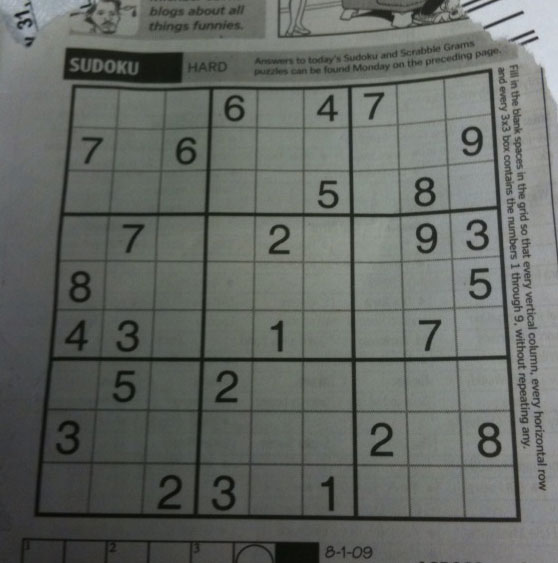
#> input picture data/sudoku.jpg, 558 x 563 px
$ jupyter execute --allow-errors OpencvC7.ipynb
#> lines starting #> are read from the running program, lines starting #| are printed output that depends on the picture; after the words box and inside, x2 and y2 are one past the last pixel; in counts of white or black regions, pixels touching at a corner belong together
[cell 1]
import sys
import numpy as np
import cv2
import random
import math

[cell 2]
src = cv2.imread('data/sudoku.jpg', cv2.IMREAD_GRAYSCALE)
#> src: shape (563, 558); min 7, max 218, mean 102.4

if src is None:
    print('Image load failed!')
    sys.exit()


def on_trackbar(pos):
    bsize = pos
    if bsize % 2 == 0:
        bsize = bsize - 1
    if bsize < 3:
        bsize = 3

    dst = cv2.adaptiveThreshold(src, 255, cv2.ADAPTIVE_THRESH_GAUSSIAN_C,
                                cv2.THRESH_BINARY, bsize, 5)

    cv2.imshow('dst', dst)


cv2.imshow('src', src)
cv2.namedWindow('dst')
cv2.createTrackbar('Block Size', 'dst', 0, 200, on_trackbar)
cv2.setTrackbarPos('Block Size', 'dst', 11)

cv2.waitKey()
cv2.destroyAllWindows()

[cell 3]
src = cv2.imread('data/contours.bmp', cv2.IMREAD_GRAYSCALE)
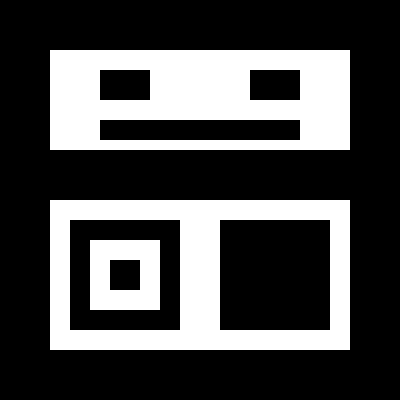
#> input picture data/contours.bmp, 400 x 400 px
#> src: shape (400, 400); 29.9% white; 3 white regions

if src is None:
    print('Image load failed!')
    sys.exit()

contours, hier = cv2.findContours(src, cv2.RETR_CCOMP, cv2.CHAIN_APPROX_NONE)
#> contours = 9 contours; largest, box (x1, y1, x2, y2) and area: (50, 200, 350, 350) 44551, (50, 50, 350, 150) 29601, (219, 219, 331, 331) 12319, (69, 219, 181, 331) 12319, (90, 240, 160, 310) 4761

dst = cv2.cvtColor(src, cv2.COLOR_GRAY2BGR)
#> dst is the input picture: shape (400, 400, 3); 29.9% white; 3 white regions, box (x1, y1, x2, y2) and area: (50, 50, 350, 150) 23000, (50, 200, 350, 350) 20800, (90, 240, 160, 310) 4000

idx = 0
while idx >= 0:
    c = (random.randint(0, 255), random.randint(0, 255), random.randint(0, 255))
    cv2.drawContours(dst, contours, idx, c, 2, cv2.LINE_8, hier)
    idx = hier[0, idx, 0]
#> this loop made 3 passes
#> idx on passes 1 to 3: 2, 5, -1
#> dst: shape (400, 400, 3); 7.01% of pixels changed, all inside (x1, y1, x2, y2) = (49, 49, 351, 351)

cv2.imshow('src', src)
cv2.imshow('dst', dst)
cv2.waitKey()
cv2.destroyAllWindows()

[cell 4]
src = cv2.imread('data/milkdrop.bmp', cv2.IMREAD_GRAYSCALE)
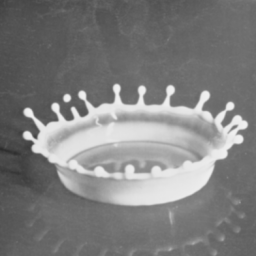
#> input picture data/milkdrop.bmp, 256 x 256 px
#> src is the input picture: shape (256, 256); min 44, max 240, mean 126.1

if src is None:
    print('Image load failed!')
    sys.exit()

_, src_bin = cv2.threshold(src, 0, 255, cv2.THRESH_OTSU)
#> src_bin: shape (256, 256); 23.4% white; 6 white regions (3 under 20 px)

contours, _ = cv2.findContours(src_bin, cv2.RETR_LIST, cv2.CHAIN_APPROX_NONE)
#> contours = 23 contours, 13 with area under 20; largest, box (x1, y1, x2, y2) and area: (23, 84, 248, 206) 15906, (138, 116, 219, 142) 584, (118, 159, 166, 174) 313, (82, 162, 117, 174) 184, (87, 155, 105, 165) 80

h, w = src.shape[:2]
#> h = 256; w = 256
dst = np.zeros((h, w, 3), np.uint8)

for i in range(len(contours)):
    c = (random.randint(0, 255), random.randint(0, 255), random.randint(0, 255))
    cv2.drawContours(dst, contours, i, c, 1, cv2.LINE_AA)
#> this loop made 23 passes
#> c on passes 1 to 12: (111, 71, 144), (71, 48, 128), (75, 158, 50), (37, 169, 241), (51, 181, 222), (161, 104, 244), (226, 133, 31), (7, 47, 204), (0, 252, 170), (124, 166, 32), (97, 113, 122), (72, 229, 46)
#> dst: shape (256, 256, 3)

cv2.imshow('src', src)
cv2.imshow('src_bin', src_bin)
cv2.imshow('dst', dst)
cv2.waitKey()
cv2.destroyAllWindows()

[cell 5]
src = cv2.imread('data/keyboard.bmp', cv2.IMREAD_GRAYSCALE)
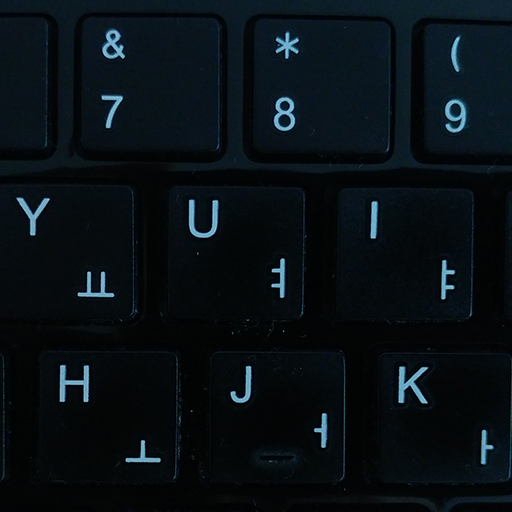
#> input picture data/keyboard.bmp, 512 x 512 px
#> src: shape (512, 512); min 0, max 196, mean 13.8

if src is None:
    print('Image load failed!')
    sys.exit()

_, src_bin = cv2.threshold(src, 0, 255, cv2.THRESH_OTSU)
#> src_bin: shape (512, 512); 2.1% white; 37 white regions (19 under 20 px), largest, box (x1, y1, x2, y2) and area: (398, 366, 428, 404) 470, (60, 365, 89, 402) 469, (189, 200, 218, 238) 452

cnt, labels, stats, centroids = cv2.connectedComponentsWithStats(src_bin)
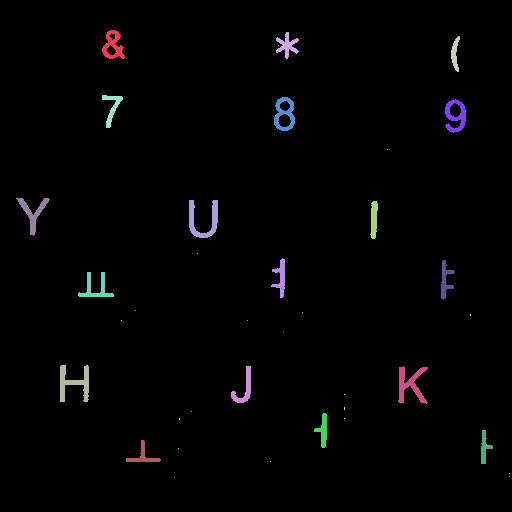
#> labels: shape (512, 512) int32; 38 distinct labels, from 0 to 37; one colour per label, 0 black
#> cnt = 38; stats = 38 rows, first 6: [0, 0, 512, 512, 256750], [102, 30, 23, 29, 341], [276, 32, 23, 27, 259], [451, 36, 9, 36, 168], [278, 45, 1, 1, 1], [102, 95, 21, 33, 230]; centroids = 38 pairs, first value 32.49 to 509, second value 44.95 to 477

dst = cv2.cvtColor(src, cv2.COLOR_GRAY2BGR)
#> dst: shape (512, 512, 3)

for i in range(1, cnt):
    (x, y, w, h, area) = stats[i]

    if area < 20:
        continue

    cv2.rectangle(dst, (x, y, w, h), (0, 255, 255))
#> this loop made 37 passes
#> (x, y, w, h, area) on passes 1, 2, 3, 5, 6, 7, 9, 10, 11, 13, 14, 15: (102, 30, 23, 29, 341), (276, 32, 23, 27, 259), (451, 36, 9, 36, 168), (102, 95, 21, 33, 230), (274, 97, 21, 34, 373), (445, 99, 21, 34, 366), (16, 198, 34, 38, 350), (189, 200, 29, 38, 452), (370, 201, 8, 38, 221), (271, 258, 14, 40, 245), (441, 260, 14, 40, 239), (78, 272, 36, 25, 313)
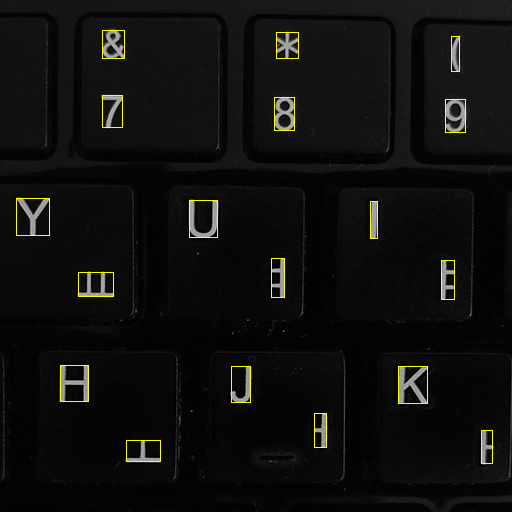
#> dst: shape (512, 512, 3); mean B, G, R 13.4, 15.3, 15.3

cv2.imshow('src', src)
cv2.imshow('src_bin', src_bin)
cv2.imshow('dst', dst)
cv2.waitKey()
cv2.destroyAllWindows()

[cell 6]
mat = np.array([
    [0, 0, 1, 1, 0, 0, 0, 0],
    [1, 1, 1, 1, 0, 0, 1, 0],
    [1, 1, 1, 1, 0, 0, 0, 0],
    [0, 0, 0, 0, 0, 1, 1, 0],
    [0, 0, 0, 1, 1, 1, 1, 0],
    [0, 0, 1, 1, 0, 0, 1, 0],
    [0, 0, 1, 1, 1, 1, 1, 0],
    [0, 0, 0, 0, 0, 0, 0, 0]], np.uint8)

cnt, labels = cv2.connectedComponents(mat)
#> cnt = 4

print('sep:', mat, sep='\n')
print('cnt:', cnt)
#| cnt: 4
print('labels:', labels, sep='\n')
#| labels:
#| [[0 0 1 1 0 0 0 0]
#|  [1 1 1 1 0 0 2 0]
#|  [1 1 1 1 0 0 0 0]
#|  [0 0 0 0 0 3 3 0]
#|  [0 0 0 3 3 3 3 0]
#|  [0 0 3 3 0 0 3 0]
#|  [0 0 3 3 3 3 3 0]
#|  [0 0 0 0 0 0 0 0]]

[cell 7]
# 입력 영상 불러오기
src = cv2.imread('data/rice.png', cv2.IMREAD_GRAYSCALE)
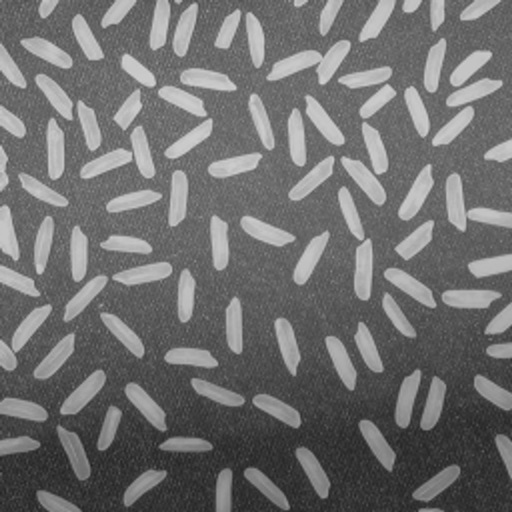
#> input picture data/rice.png, 512 x 512 px
#> src is the input picture: shape (512, 512); min 33, max 211, mean 111.3

if src is None:
    print('Image load failed!')
    sys.exit()

# 전역 이진화 by Otsu's method
_, dst1 = cv2.threshold(src, 0, 255, cv2.THRESH_BINARY | cv2.THRESH_OTSU)
#> dst1: shape (512, 512); 26% white; 219 white regions (117 under 20 px), largest, box (x1, y1, x2, y2) and area: (266, 40, 351, 85) 1738, (80, 125, 156, 180) 1709, (445, 172, 512, 232) 1576

# 지역 이진화 by Otsu's method
dst2 = np.zeros(src.shape, np.uint8)

bw = src.shape[1] // 4
#> bw = 128
bh = src.shape[0] // 4
#> bh = 128

for y in range(4):
    for x in range(4):
        src_ = src[y*bh:(y+1)*bh, x*bw:(x+1)*bw]
        dst_ = dst2[y*bh:(y+1)*bh, x*bw:(x+1)*bw]
        cv2.threshold(src_, 0, 255, cv2.THRESH_BINARY | cv2.THRESH_OTSU, dst_)
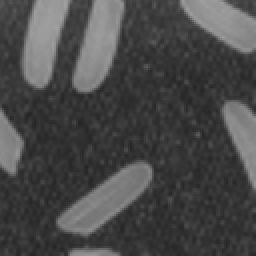
#> src_: shape (128, 128) (shown 2 times larger); min 37, max 161, mean 72.8

# 결과 출력
cv2.imshow('src', src)
cv2.imshow('dst1', dst1)
cv2.imshow('dst2', dst2)
cv2.waitKey()
cv2.destroyAllWindows()

[cell 8]
src = cv2.imread('data/circuit.bmp', cv2.IMREAD_GRAYSCALE)
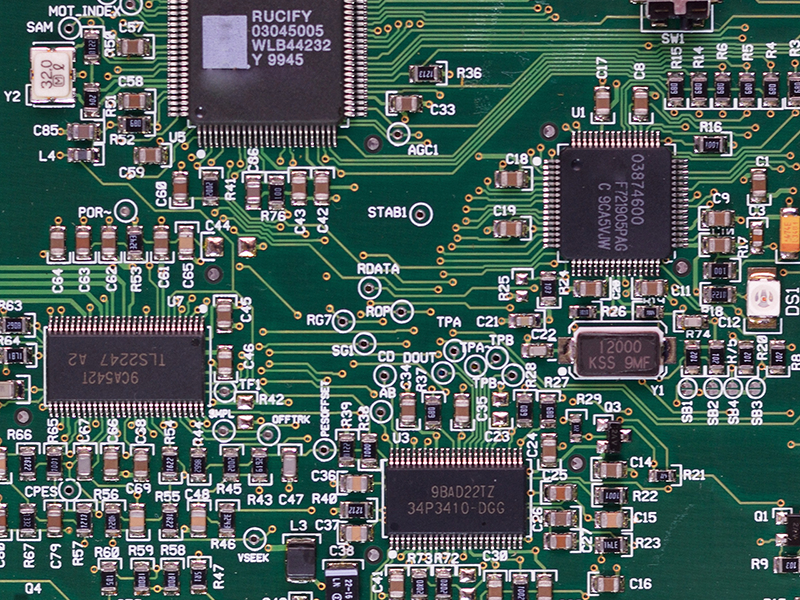
#> input picture data/circuit.bmp, 800 x 600 px
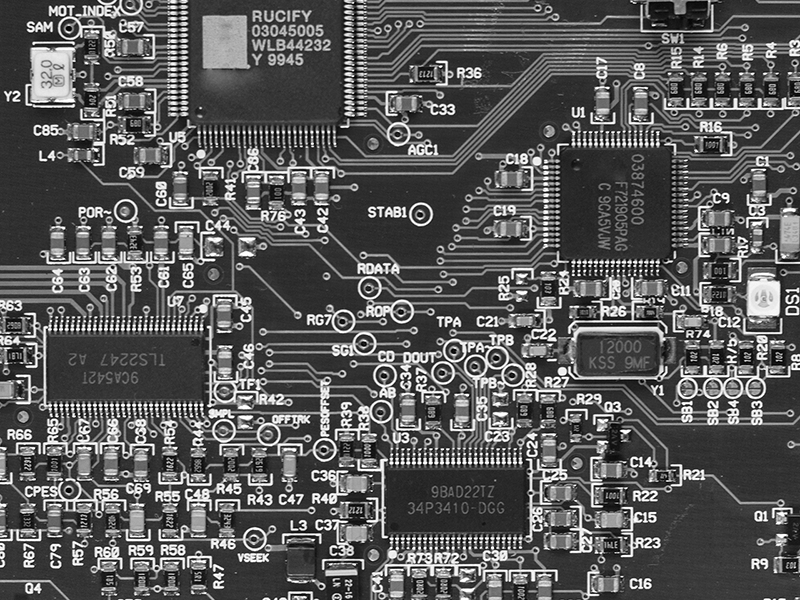
#> src: shape (600, 800); min 0, max 255, mean 89.4

if src is None:
    print('Image load failed!')
    sys.exit()

se = cv2.getStructuringElement(cv2.MORPH_RECT, (5, 3))
#> se = [[1, 1, 1, 1, 1], [1, 1, 1, 1, 1], [1, 1, 1, 1, 1]]
dst1 = cv2.erode(src, se)
#> dst1: shape (600, 800)

dst2 = cv2.dilate(src, None)

cv2.imshow('src', src)
cv2.imshow('dst1', dst1)
cv2.imshow('dst2', dst2)
cv2.waitKey()
cv2.destroyAllWindows()

[cell 9]
src = cv2.imread('data/rice.png', cv2.IMREAD_GRAYSCALE)

if src is None:
    print('Image load failed!')
    sys.exit()

th, dst = cv2.threshold(src, 0, 255, cv2.THRESH_BINARY | cv2.THRESH_OTSU)
#> th = 131
print("otsu's threshold:", th)  # 131
#| otsu's threshold: 131.0

cv2.imshow('src', src)
cv2.imshow('dst', dst)
cv2.waitKey()
cv2.destroyAllWindows()

[cell 10]
def setLabel(img, pts, label):
    (x, y, w, h) = cv2.boundingRect(pts)
    pt1 = (x, y)
    pt2 = (x + w, y + h)
    cv2.rectangle(img, pt1, pt2, (0, 0, 255), 1)
    cv2.putText(img, label, pt1, cv2.FONT_HERSHEY_PLAIN, 1, (0, 0, 255))


def main():
    img = cv2.imread('data/polygon.bmp', cv2.IMREAD_COLOR)

    if img is None:
        print('Image load failed!')
        return

    gray = cv2.cvtColor(img, cv2.COLOR_BGR2GRAY)
    _, img_bin = cv2.threshold(gray, 0, 255, cv2.THRESH_BINARY_INV | cv2.THRESH_OTSU)
    contours, _ = cv2.findContours(img_bin, cv2.RETR_EXTERNAL, cv2.CHAIN_APPROX_NONE)

    for pts in contours:
        if cv2.contourArea(pts) < 400:  #  너무 작으면 무시
            continue

        approx = cv2.approxPolyDP(pts, cv2.arcLength(pts, True)*0.02, True)

        vtc = len(approx)

        if vtc == 3:
            setLabel(img, pts, 'TRI')
        elif vtc == 4:
            setLabel(img, pts, 'RECT')
        else:
            length = cv2.arcLength(pts, True)
            area = cv2.contourArea(pts)
            ratio = 4. * math.pi * area / (length * length)

            if ratio > 0.85:
                setLabel(img, pts, 'CIR')

    cv2.imshow('img', img)
    cv2.waitKey()
    cv2.destroyAllWindows()


if __name__ == '__main__':
    main()

[cell 11]
src = cv2.imread('data/rice.png', cv2.IMREAD_GRAYSCALE)

if src is None:
    print('Image load failed!')
    sys.exit()

# src 영상에 지역 이진화 수행 (local_th.py 참고)
dst1 = np.zeros(src.shape, np.uint8)

bw = src.shape[1] // 4
bh = src.shape[0] // 4

for y in range(4):
    for x in range(4):
        src_ = src[y*bh:(y+1)*bh, x*bw:(x+1)*bw]
        dst_ = dst1[y*bh:(y+1)*bh, x*bw:(x+1)*bw]
        cv2.threshold(src_, 0, 255, cv2.THRESH_BINARY | cv2.THRESH_OTSU, dst_)

cnt1, _ = cv2.connectedComponents(dst1)
#> cnt1 = 113
print('cnt1:', cnt1)
#| cnt1: 113

dst2 = cv2.morphologyEx(dst1, cv2.MORPH_OPEN, None)
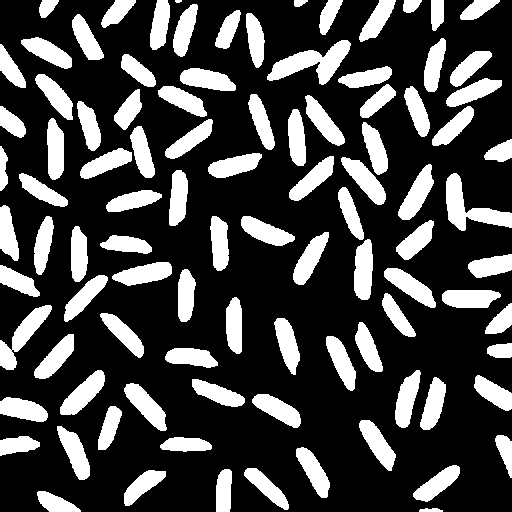
#> dst2: shape (512, 512); 27% white; 98 white regions (1 under 20 px), largest, box (x1, y1, x2, y2) and area: (267, 40, 351, 85) 1622, (446, 173, 512, 231) 1499, (0, 305, 52, 370) 1148
#dst2 = cv2.erode(dst1, None)
#dst2 = cv2.dilate(dst2, None)

cnt2, _ = cv2.connectedComponents(dst2)
#> cnt2 = 99
print('cnt2:', cnt2)
#| cnt2: 99

cv2.imshow('src', src)
cv2.imshow('dst1', dst1)
cv2.imshow('dst2', dst2)
cv2.waitKey()
cv2.destroyAllWindows()
